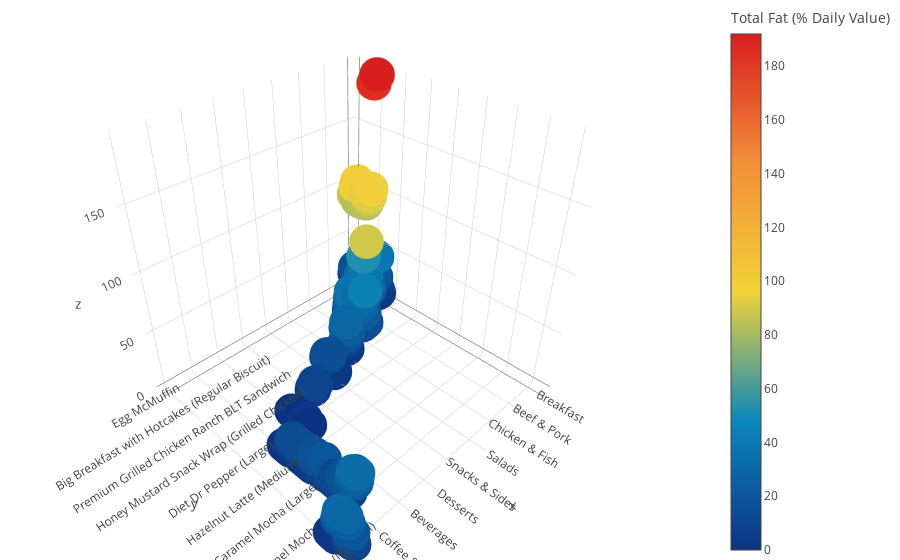

Notebook code cell kept with this figure:
### Code cell
trace1 = go.Scatter3d(
    x=df['Category'].values,
    y=df['Item'].values,
    z=df['Cholesterol (% Daily Value)'].values,
    text=df['Item'].values,
    mode='markers',
    marker=dict(
            size=12,
            color = df['Cholesterol (% Daily Value)'].values,
            colorscale = 'Portland',
            colorbar = dict(title = 'Total Fat (% Daily Value)'),
            line=dict(color='rgb(255, 255, 255)'),
    )
)
data = [trace1]
layout = go.Layout(
    margin=dict(
        l=0,
        r=0,
        b=0,
        t=0
    )
)
fig = go.Figure(data=data, layout=layout)
py.iplot(fig, filename='simple-3d-scatter')

### Figure 1 — Plotly figure (JSON) as saved in the notebook; plotly's stock layout.template omitted (floating-point values rounded to 4 significant figures; data arrays with more than 128 entries replaced by an {"elided": "..."} marker saying what was removed)
{"data": [{"marker": {"color": {"elided": "260 int values"}, "colorbar": {"title": "Total Fat (% Daily Value)"}, "colorscale": "Portland", "line": {"color": "rgb(255, 255, 255)"}, "size": 12}, "mode": "markers", "text": {"elided": "260 str values"}, "type": "scatter3d", "x": {"elided": "260 str values"}, "y": {"elided": "260 str values"}, "z": {"elided": "260 int values"}}], "layout": {"margin": {"b": 0, "l": 0, "r": 0, "t": 0}}}
